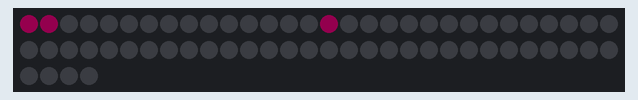
Recording of a sketch running on a simulated Arduino Uno, built with avr-gcc and run on an emulated ATmega328P. On the bench: 64 RGB LEDs in strip order, left to right, continuing on the next row. Dim RGB values are drawn brighter than linear.

Above: at 0.47 s.
At 3.84 s:
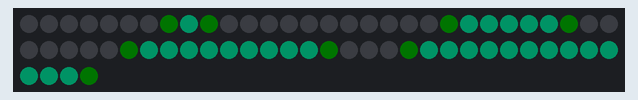
At 9.29 s:
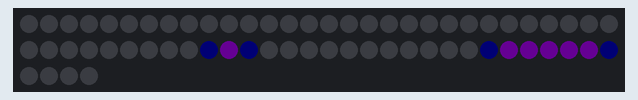
At 20.69 s:
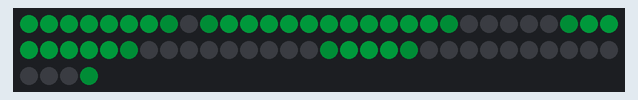
At 30.95 s:
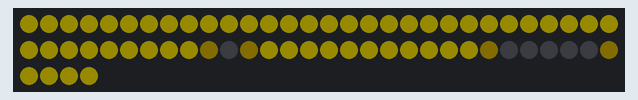
At 39.67 s:
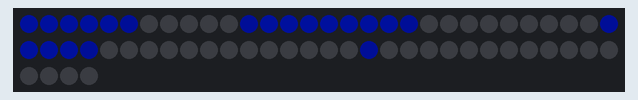

The sketch:

optimize_fill_d.ino
```cpp
#include <FastLED.h>

#define LED_PIN 12
#define NUM_LEDS 64
#define BRIGHTNESS 32
#define LED_TYPE WS2812

int pre_state, state, i, h, j, b;

CRGB leds[NUM_LEDS];

void setup() {
  FastLED.addLeds<LED_TYPE, LED_PIN, GRB>(leds, NUM_LEDS);
  FastLED.setBrightness(BRIGHTNESS);
  FastLED.show();
  Serial.begin(9600);
  Serial.setTimeout(10);
}

int reverse(int r) {
  if ((r / 8) % 2 == 0) {
    return r;
  }
  r = 8 * (r / 8 + 1) - (r % 8) - 1;
  return r;
}

void d_draw() {
  if (i <= 7) {
    for (j = 0; j <= i; j++) {
      leds[reverse(i + j * 7)] = CHSV(h, 255, b);
    }
  } else {
    for (j = 0; j <= (14 - i); j++) {
      leds[reverse((i - 6) * 8 - 1 + j * 7)] = CHSV(h, 255, b);  // (i+1)*H-1; i=id - D/2; (id - d/2 + 1)*M - 1
    }
  }
}

void draw() {
  if (state <= 15 * 255) {
    for (i = 0; i <= 14; i++) {
      if (i < (state / 255)) {
        h = map(state, 0, 15 * 255, 255, 0);
        b = 255;
      }
      if (i == (state / 255)) {
        h = map(state, 0, 15 * 255, 255, 0);
        b = state % 255;
      }
      if (i > (state / 255)) {
        h = 0;
        b = 0;
      }
      d_draw();
    }
  } else {
    for (i = 0; i <= 14; i++) {
      if (i < ((state - 15 * 255) / 255)) {
        h = 0;
        b = 0;
      }
      if (i == ((state - 15 * 255) / 255)) {
        h = map(state, 15 * 255, 2 * 15 * 255, 0, 255);
        b = ((15 * 255 - state) % 255);
      }
      if (i > ((state - 15 * 255) / 255)) {
        h = map(state, 15 * 255, 2 * 15 * 255, 0, 255);
        b = 255;
      }
      d_draw();
    }
  }
}

void loop() {
  for (state = 0; state <= 2 * 15 * 255; state += 20) {
    draw();
    FastLED.delay(10);
  }
}
```
